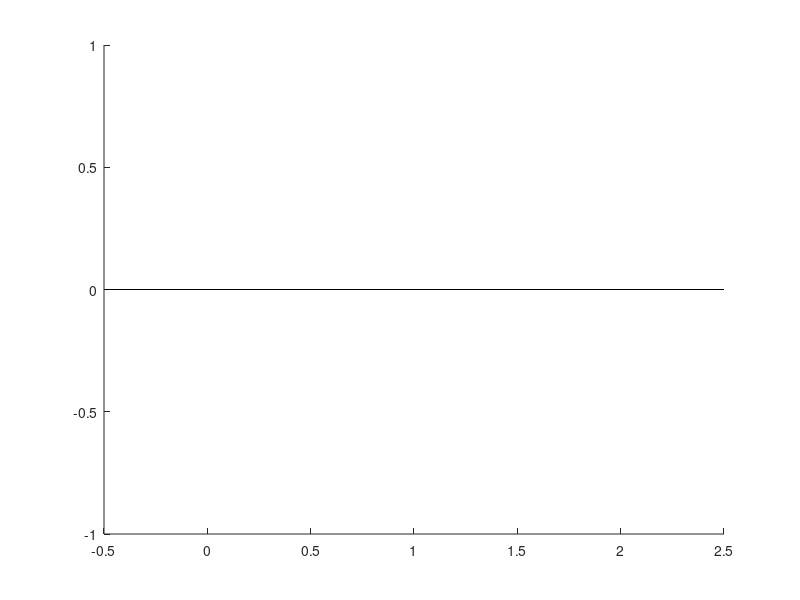

Source code (MATLAB): (Note: this script raises an error after producing the figure.)
%%
% This program is used to analyze locomotion experiments in VR with the
% haptic belt.

% Currently only works for one subject's data
% Currently assumes continuous presentations
% Currently assumes 12 motor belt.

clearvars; close all;

plotTrials = false;
plotSegments = false;

trimReorientation = true;

%% find all subject data folders
dataSuperFolder = 'DataFiles';
subjectFolders = dir(dataSuperFolder);
subjectFolders = subjectFolders(3:end); % get rid of '.' and '..' folders
nSub = length(subjectFolders);

subList = 1:nSub;
% subList = 2;

for iSub = subList
    %% find our files
    % dataFolder = 'DataFiles/Viktor032621/'; % 16 8 12
    %     dataFolder = 'DataFiles/Helen050421/'; % 12 16 8
    dataFolder = [dataSuperFolder '/' subjectFolders(iSub).name '/'];
    
    dataFiles = dir(dataFolder);
    dataFiles = dataFiles(3:end); % get rid of '.' and '..' folders
    
    for iTrial = 1:length(dataFiles)
        subjectFile = [dataFolder dataFiles(iTrial).name];
        
        if contains(subjectFile,'warmup')
            break; % don't look at warmup files
        end
        
        % find trial conditions from file name
        if contains(subjectFile,'control')
            condition = 'control';
        elseif contains(subjectFile,'gaussian')
            condition = 'gaussian';
        elseif contains(subjectFile,'single')
            condition = 'single';
        else
            error('whatisthis')
        end
        
        k = strfind(subjectFile,'sub');
        subjectNumber = subjectFile(k+3); % need to find the subject file number since that isn't actually how this program works and subject number doesn't matter
        
        if contains(subjectFile,'8mtr')
            belt = 8;
            pathsFile = [dataFolder 'Paths_sub' subjectNumber '_8mtr.txt'];
        elseif contains(subjectFile,'12mtr')
            belt = 12;
            pathsFile = [dataFolder 'Paths_sub' subjectNumber '_12mtr.txt'];
        elseif contains(subjectFile,'16mtr')
            belt = 16;
            pathsFile = [dataFolder 'Paths_sub' subjectNumber '_16mtr.txt'];
        end
        
        
        % read data from text file
        M = dlmread(pathsFile);
        MM = dlmread(subjectFile);
        
        
        expData(iSub,iTrial).condition = condition;
        expData(iSub,iTrial).belt = belt;
        
        % find path number from file name
        k = strfind(subjectFile,'path');
        kEnd = strfind(subjectFile,'.txt');
        pathN = str2num(subjectFile(k+4:kEnd));
        expData(iSub,iTrial).pathNumber = pathN;
        
        %% process weird data format...
        
        % waypoint locations
        wx = M(pathN,1:3:end);
        wy = M(pathN,2:3:end);
        wz = M(pathN,3:3:end);
        
        way_c = wx + 1j*wz;
        way_c(way_c==0) = []; % there's some phantom 0 waypoitns at the end
        way_c = [0 way_c]; % add back the origin as the first waypoint
        
        % subject data
        x = MM(1,1:3:end);
        y = MM(1,2:3:end);
        z = MM(1,3:3:end);
        
        sub_c = x + 1j*z;
        
        pit = MM(2,1:3:end);
        rol = MM(2,2:3:end);
        yaw = MM(2,3:3:end);
        
        pathTime = MM(3,1);
        
        expData(iSub,iTrial).pathTime = pathTime;
        expData(iSub,iTrial).pathLength = sum(abs(diff(sub_c)));
        
        %     figure(1); clf; hold on;
        %     plot(x,z)
        %     plot(wx,wz,'x')
        %
        %% separate the trial into segments
        
        segmentIndices = [];
        rW = 0.30;%0.25;
        
        lastInd = 1;
        
        if plotTrials
            figure(2); clf; hold on;
        end
        
        whatsLeft = sub_c;
        for ii = 1:length(way_c)-1
            expData(iSub,iTrial).segments.wayStart{ii} = way_c(ii);
            expData(iSub,iTrial).segments.wayEnd{ii} = way_c(ii+1);
            
            minIStart = 1;
            [~,minIEnd] = min(abs(whatsLeft-way_c(ii+1)));
            for jj = 1:length(whatsLeft)
                if abs(whatsLeft(jj)-way_c(ii+1))<rW
                    minIEnd = jj;
                    break;
                end
            end
            
            expData(iSub,iTrial).segments.sub_c{ii} = whatsLeft(minIStart:minIEnd);
            if trimReorientation
                dFromStart = abs(expData(iSub,iTrial).segments.sub_c{ii}- expData(iSub,iTrial).segments.wayStart{ii});
                [~,minInd] = min(abs(dFromStart-1)); % find index when person is x meters from the start
                expData(iSub,iTrial).segments.sub_c{ii} = expData(iSub,iTrial).segments.sub_c{ii}(minInd:end);
            end
            whatsLeft = whatsLeft(minIEnd+1:end);
            
            if plotTrials
                h = plot(real([way_c(ii) way_c(ii+1)]),imag([way_c(ii) way_c(ii+1)]),'--o');
                plot(expData(iSub,iTrial).segments.sub_c{ii},'color',h.Color)
                titleStr = {[num2str(belt) ' ' condition]; ...
                    ['Path length ' num2str(expData(iSub,iTrial).pathLength)];...
                    ['Path time ' num2str(expData(iSub,iTrial).pathTime)]};
                title(titleStr)
            end
            
        end
        if plotTrials
            pause;
        end
        expData(iSub,iTrial).segments.nSeg = length(way_c)-1;
        
        %% find mean deviation from straight line on each segment
        if plotSegments
            figure(3); clf; hold on;
        end
        for iS = 1:expData(iSub,iTrial).segments.nSeg
            
            v1 = [real(expData(iSub,iTrial).segments.wayStart{iS}) imag(expData(iSub,iTrial).segments.wayStart{iS}) 0];
            v2 = [real(expData(iSub,iTrial).segments.wayEnd{iS}) imag(expData(iSub,iTrial).segments.wayEnd{iS}) 0];
            
            clear d headingError heading;
            for ii = 1:length(expData(iSub,iTrial).segments.sub_c{iS})
                % calculate position error from straightline path to waypoint from start
                pt = [real(expData(iSub,iTrial).segments.sub_c{iS}(ii)) imag(expData(iSub,iTrial).segments.sub_c{iS}(ii)) 0];
                a = v1-v2;
                b = pt-v2;
                dL = norm(cross(a,b)) / norm(a); % distance to this line (not line segment)
                d1 = norm(pt-v1); % distance to start of line segment
                d2 = norm(pt-v2); % distance to end of line segmetn
                
                
                if d1^2 + d2^2 - 2* dL <norm(v1-v2)^2 % geometry condition to check if dL is to a point outside line segment
                    d(ii) = dL;
                else
                    d(ii) = min([d1 d2]); % minimum distaance to this line segment
                end
                
                
            end
            % calculate heading error from direct heading to waypoint
            z = expData(iSub,iTrial).segments.sub_c{iS};
            xFilt = filter_butter(20,real(z)');
            yFilt = filter_butter(20,imag(z)');
            z = xFilt + 1j*yFilt;
            dz = diff(z);
            for iz = 1:length(dz)
                heading(iz) = angle(dz(iz));
                correctheading = angle( expData(iSub,iTrial).segments.wayEnd{iS} - z(iz) );
                headingError(iz) = (wrapToPi(heading(iz)-correctheading));
            end
            expData(iSub,iTrial).segments.error{iS} = headingError;
            expData(iSub,iTrial).segments.meanError{iS} = mean(headingError);
            % calculate distance to waypoint
            distanceToWaypoint = abs(z- expData(iSub,iTrial).segments.wayEnd{iS});
            
            
            % find strong corrections near waypoint
            window = 20;
            strongCorrection = false;
            clear iStrongCorrection
            correctionStrength = 0;
            for ih = round(length(heading)*.75):length(heading)-window
                correction = abs(wrapToPi(heading(ih)-heading(ih+window)));
                if correction>60*pi/180
                    strongCorrection = true;
                    if correction>correctionStrength
                        correctionStrength = correction;
                        iStrongCorrection = ih;
                    end
                end
            end
             expData(iSub,iTrial).segments.strongCorrection{iS} = strongCorrection;
             if strongCorrection
                expData(iSub,iTrial).segments.correctionStrength{iS} = correctionStrength;
                expData(iSub,iTrial).segments.correctionStrength{iS} = mean(abs(headingError(iStrongCorrection-60:iStrongCorrection-10)));
             else
                expData(iSub,iTrial).segments.correctionStrength{iS} = nan;
             end
            
            if plotSegments
                clf;
                subplot(1,2,1);  hold on;
                h = plot(real([expData(iSub,iTrial).segments.wayStart{iS} expData(iSub,iTrial).segments.wayEnd{iS}]),imag([expData(iSub,iTrial).segments.wayStart{iS} expData(iSub,iTrial).segments.wayEnd{iS}]),'--o');
                plot(real([expData(iSub,iTrial).segments.wayEnd{iS}]),imag([expData(iSub,iTrial).segments.wayEnd{iS} ]),'x','Linewidth',5);
                plot(expData(iSub,iTrial).segments.sub_c{iS},'color',h.Color)
                axis image;
                titleStr = ['Trial: ' num2str(iTrial) ' Segement: ' num2str(iS)];
                title(titleStr);
                
                subplot(1,2,2); hold on;
%                 plot(expData(iSub,iTrial).segments.error{iS})
%                 plot(distanceToWaypoint(1:end-1),heading*180/pi,'x')
                plot(headingError*180/pi)
                grid on;
                if strongCorrection
                plot([iStrongCorrection, iStrongCorrection+window],heading([iStrongCorrection, iStrongCorrection+window])*180/pi,'x','Linewidth',3)
                end
                title(['Mean error: ' num2str(expData(iSub,iTrial).segments.meanError{iS}) 'meters']);
                title(num2str(correctionStrength*180/pi));
                xlabel('Time stamps')
                ylabel('Heading (deg)');
                grid on;
                pause;
            end
        end
        
        
        
    end
end

%% Go thru our data once more to plot error as function of condition
% this section is atrocious and can be written better, I'm sure
controlError = [];
singleError = [];
gaussianError = [];
m8Error = [];
m12Error = [];
m16Error = [];


controlTime = [];
singleTime = [];
gaussianTime = [];
m8Time = [];
m12Time = [];
m16Time = [];

controlLength = [];
singleLength = [];
gaussianLength = [];
m8Length = [];
m12Length = [];
m16Length = [];

controlPathNumber = [];
singlePathNumber = [];
gaussianPathNumber =[];
m8PathNumber = [];
m12PathNumber = [];
m16PathNumber = [];

controlSC = []; % strong corrections
singleSC = [];
gaussianSC =[];
m8SC = [];
m12SC = [];
m16SC = [];

controlCS = []; % correction strength
singleCS = [];
gaussianCS =[];
m8CS = [];
m12CS = [];
m16CS = [];

nConditions = 7; % includeding control
% 1: control
% 2: single, 8
% 3: single, 12
% 4: single, 16
% 5: gauss, 8
% 6: gauss, 12
% 7: gauss, 16
nSub = length(subList);
errorMat = zeros(nConditions,nSub);
timeMat =  zeros(nConditions,nSub);
lengthMat =  zeros(nConditions,nSub);

foob = [];
for iSub = subList
    for iTrial = 1:length(expData(iSub,:))
        
        
        
        if strcmp(expData(iSub,iTrial).condition,'control')
            iCond = 1;
        else
            if strcmp(expData(iSub,iTrial).condition,'single')
                switch expData(iSub,iTrial).belt
                    case 8
                        iCond = 2;
                    case 12
                        iCond = 3;
                    case 16
                        iCond = 4;
                end
            end
            if strcmp(expData(iSub,iTrial).condition,'gaussian')
                switch expData(iSub,iTrial).belt
                    case 8
                        iCond = 5;
                    case 12
                        iCond = 6;
                    case 16
                        iCond = 7;
                end
            end
        end
        
        foob = [foob iCond];
        errorMat(iCond,iSub) =  errorMat(iCond,iSub) + mean(cell2mat(expData(iSub,iTrial).segments.meanError));
        timeMat(iCond,iSub) = timeMat(iCond,iSub) + expData(iSub,iTrial).pathTime;
        lengthMat(iCond,iSub) = lengthMat(iCond,iSub) + expData(iSub,iTrial).pathLength;
        
        
        
        if strcmp(expData(iSub,iTrial).condition,'control')
            controlError = [controlError cell2mat(expData(iSub,iTrial).segments.meanError)];
            controlTime = [controlTime expData(iSub,iTrial).pathTime];
            controlLength = [controlLength expData(iSub,iTrial).pathLength];
            controlPathNumber = [controlPathNumber expData(iSub,iTrial).pathNumber];
            
            controlSC = [controlSC cell2mat(expData(iSub,iTrial).segments.strongCorrection)];
            controlCS = [controlCS cell2mat(expData(iSub,iTrial).segments.correctionStrength)];
        elseif strcmp(expData(iSub,iTrial).condition,'single')
            singleError = [singleError cell2mat(expData(iSub,iTrial).segments.meanError)];
            singleTime = [singleTime expData(iSub,iTrial).pathTime];
            singleLength = [singleLength expData(iSub,iTrial).pathLength];
            singlePathNumber = [singlePathNumber expData(iSub,iTrial).pathNumber];
            
            singleSC = [singleSC cell2mat(expData(iSub,iTrial).segments.strongCorrection)];
            singleCS = [singleCS cell2mat(expData(iSub,iTrial).segments.correctionStrength)];
        elseif strcmp(expData(iSub,iTrial).condition,'gaussian')
            gaussianError = [gaussianError cell2mat(expData(iSub,iTrial).segments.meanError)];
            gaussianTime = [gaussianTime expData(iSub,iTrial).pathTime];
            gaussianLength = [gaussianLength expData(iSub,iTrial).pathLength];
            gaussianPathNumber = [gaussianPathNumber expData(iSub,iTrial).pathNumber];
            
            gaussianSC = [gaussianSC cell2mat(expData(iSub,iTrial).segments.strongCorrection)];
            gaussianCS = [gaussianCS cell2mat(expData(iSub,iTrial).segments.correctionStrength)];
        end
        
        if expData(iSub,iTrial).belt==8 && ~strcmp(expData(iSub,iTrial).condition,'control')
            m8Error = [m8Error cell2mat(expData(iSub,iTrial).segments.meanError)];
            m8Time = [m8Time expData(iSub,iTrial).pathTime];
            m8Length = [m8Length expData(iSub,iTrial).pathLength];
            m8PathNumber = [m8PathNumber expData(iSub,iTrial).pathNumber];
            
            m8SC = [m8SC cell2mat(expData(iSub,iTrial).segments.strongCorrection)];
            m8CS = [m8CS cell2mat(expData(iSub,iTrial).segments.correctionStrength)];
        elseif expData(iSub,iTrial).belt==12 && ~strcmp(expData(iSub,iTrial).condition,'control')
            m12Error = [m12Error cell2mat(expData(iSub,iTrial).segments.meanError)];
            m12Time = [m12Time expData(iSub,iTrial).pathTime];
            m12Length = [m12Length expData(iSub,iTrial).pathLength];
            m12PathNumber = [m12PathNumber expData(iSub,iTrial).pathNumber];
            
            m12SC = [m12SC cell2mat(expData(iSub,iTrial).segments.strongCorrection)];
            m12CS = [m12CS cell2mat(expData(iSub,iTrial).segments.correctionStrength)];
        elseif expData(iSub,iTrial).belt==16 && ~strcmp(expData(iSub,iTrial).condition,'control')
            m16Error = [m16Error cell2mat(expData(iSub,iTrial).segments.meanError)];
            m16Time = [m16Time expData(iSub,iTrial).pathTime];
            m16Length = [m16Length expData(iSub,iTrial).pathLength];
            m16PathNumber = [m16PathNumber expData(iSub,iTrial).pathNumber];
            
            m16SC = [m16SC cell2mat(expData(iSub,iTrial).segments.strongCorrection)];
            m16CS = [m16CS cell2mat(expData(iSub,iTrial).segments.correctionStrength)];
        end
        
        
    end
end


% average the conditions
errorMat(1,:) = errorMat(1,:) / 6; % control condition has 6 per subject
timeMat(1,:) = timeMat(1,:) / 6;
lengthMat(1,:) = lengthMat(1,:) / 6;

errorMat(2:end,:) = errorMat(2:end,:) / 5
timeMat(2:end,:) = timeMat(2:end,:) / 5
lengthMat(2:end,:) = lengthMat(2:end,:) / 5


%% plot by presentation condition (control,
% figure(4); clf; hold on;
% histogram(controlError)
% histogram(gaussianError)
% histogram(singleError)

% plot position error bar
figure(5); clf; hold on;
x = [0 1 2];
data = [mean(controlError) mean(singleError) mean(gaussianError)];
err = [std(controlError) std(singleError) std(gaussianError)];
bar(x,180/pi*data)
hErr = errorbar(x,180/pi*data,180/pi*err);
hErr.Color = [0 0 0];
hErr.LineStyle = 'none';

foo = gca;
foo.XTick = [0,1,2];
foo.XTickLabel = {'Control','Single','Gaussian'};
ylabel('Mean heading error (deg)')
title('PATH ERROR')

% plot trial time bar
figure(6); clf; hold on;
x = [0 1 2];
data = [mean(controlTime) mean(singleTime) mean(gaussianTime)];
err = [std(controlTime) std(singleTime) std(gaussianTime)];
bar(x,data)
hErr = errorbar(x,data,err);
hErr.Color = [0 0 0];
hErr.LineStyle = 'none';

foo = gca;
foo.XTick = [0,1,2];
foo.XTickLabel = {'Control','Single','Gaussian'};
ylabel('Mean path time (seconds)')
title('PATH TIME');

% plot trial length bar
figure(7); clf; hold on;
data = [mean(controlLength) mean(singleLength) mean(gaussianLength)];
err = [std(controlLength) std(singleLength) std(gaussianLength)];
bar(x,data)
hErr = errorbar(x,data,err);
hErr.Color = [0 0 0];
hErr.LineStyle = 'none';

foo = gca;
foo.XTick = [0,1,2];
foo.XTickLabel = {'Control','Single','Gaussian'};
ylabel('Mean path length (meters)')
title('PATH LENGTH');

% plot number of strong corrections
figure(21); clf; hold on;
data = [sum(controlSC) sum(singleSC) sum(gaussianSC)];
% err = [std(m8SC) std(m12SC) std(m16SC)];
bar(x,data)
foo = gca;
foo.XTick = [0,1,2];
foo.XTickLabel = {'Control','Single','Gaussian'};
ylabel('Number of corrections');

% plot correction strength
figure(24); clf; hold on;
controlCS(isnan(controlCS)) = [];
singleCS(isnan(singleCS)) = [];
gaussianCS(isnan(gaussianCS)) = [];
data = 180/pi*[mean(controlCS) mean(singleCS) mean(gaussianCS)];
err = 180/pi*[std(controlCS) std(singleCS) std(gaussianCS)];
bar(x,data)
hErr = errorbar(x,data,err);
hErr.Color = [0 0 0];
hErr.LineStyle = 'none';

foo = gca;
foo.XTick = [0,1,2];
foo.XTickLabel = {'Control','Single','Gaussian'};
% ylabel('Mean correction strength (deg)')
% title('Correction Strength');
ylabel('Error (deg)')
title('Error 1 second before large correction');

%% by motor number

% plot position error bar
figure(8); clf; hold on;
x = [0 1 2];
data = [mean(m8Error) mean(m12Error) mean(m16Error)];
err = [std(m8Error) std(m12Error) std(m16Error)];
bar(x,180/pi*data)
hErr = errorbar(x,180/pi*data,180/pi*err);
hErr.Color = [0 0 0];
hErr.LineStyle = 'none';
foo = gca;
foo.XTick = [0,1,2];
foo.XTickLabel = {'8 Motor','12 Motor','16 Motor'};
ylabel('Std in  heading error (deg)')
title('PATH ERROR')

% plot trial time bar
figure(9); clf; hold on;
x = [0 1 2];
data = [mean(m8Time) mean(m12Time) mean(m16Time)];
err = [std(m8Time) std(m12Time) std(m16Time)];
bar(x,data)
hErr = errorbar(x,data,err);
hErr.Color = [0 0 0];
hErr.LineStyle = 'none';

foo = gca;
foo.XTick = [0,1,2];
foo.XTickLabel = {'8 Motor','12 Motor','16 Motor'};
ylabel('Mean path time (seconds)')
title('PATH TIME');

% plot trial length bar
figure(10); clf; hold on;
data = [mean(m8Length) mean(m12Length) mean(m16Length)];
err = [std(m8Length) std(m12Length) std(m16Length)];
bar(x,data)
hErr = errorbar(x,data,err);
hErr.Color = [0 0 0];
hErr.LineStyle = 'none';

foo = gca;
foo.XTick = [0,1,2];
foo.XTickLabel = {'8 Motor','12 Motor','16 Motor'};
ylabel('Mean path length (meters)')
title('PATH LENGTH');

% plot number of strong corrections
figure(22); clf; hold on;
data = [sum(m8SC) sum(m12SC) sum(m16SC)];
% err = [std(m8SC) std(m12SC) std(m16SC)];
bar(x,data)
% hErr = errorbar(x,data,err);
% hErr.Color = [0 0 0];
% hErr.LineStyle = 'none';

foo = gca;
foo.XTick = [0,1,2];
foo.XTickLabel = {'8 Motor','12 Motor','16 Motor'};
ylabel('Number of strong corrections');

% plot correction strength
figure(23); clf; hold on;
m8CS(isnan(m8CS)) = [];
m12CS(isnan(m12CS)) = [];
m16CS(isnan(m16CS)) = [];
data = 180/pi*[mean(m8CS) mean(m12CS) mean(m16CS)];
err = 180/pi*[std(m8CS) std(m12CS) std(m16CS)];
bar(x,data)
hErr = errorbar(x,data,err);
hErr.Color = [0 0 0];
hErr.LineStyle = 'none';

foo = gca;
foo.XTick = [0,1,2];
foo.XTickLabel = {'8 Motor','12 Motor','16 Motor'};
% ylabel('Mean correction strength (deg)')
% title('Correction Strength');
ylabel('Error (deg)')
title('Error 1 second before large correction');


%% plot path time by trial number
ip = 1:36;
figure(82); clf; hold on;
for iSub = subList
    pathN = [expData(iSub,ip).pathNumber];
    pTime = [expData(iSub,ip).pathTime];
    [sortedPathN,sortInd] = sort(pathN);
    sortedPathTime = pTime(sortInd);
    
    color = [];
    iC = 1;
    for ii=sortInd
        if expData(iSub,ii).belt==8
            color(iC,:) = [1 0 0 ];
        elseif expData(iSub,ii).belt==12
            color(iC,:) = [0 1 0 ];
        elseif expData(iSub,ii).belt==16
            color(iC,:) = [0 0 1 ];
        end
        if strcmp(expData(iSub,ii).condition,'control')
            color(iC,:) = [0 0 0 ];
        end
        iC = iC+1;
    end
    
    
    scatter(sortedPathN,sortedPathTime,25,color,'filled')
    
    % fit linear to it
    p = polyfit(sortedPathN(7:end),sortedPathTime(7:end),1);
    plot(sortedPathN(7:end),polyval(p,sortedPathN(7:end)));
end
xlabel('Path number');
ylabel('Path time (s)');

















